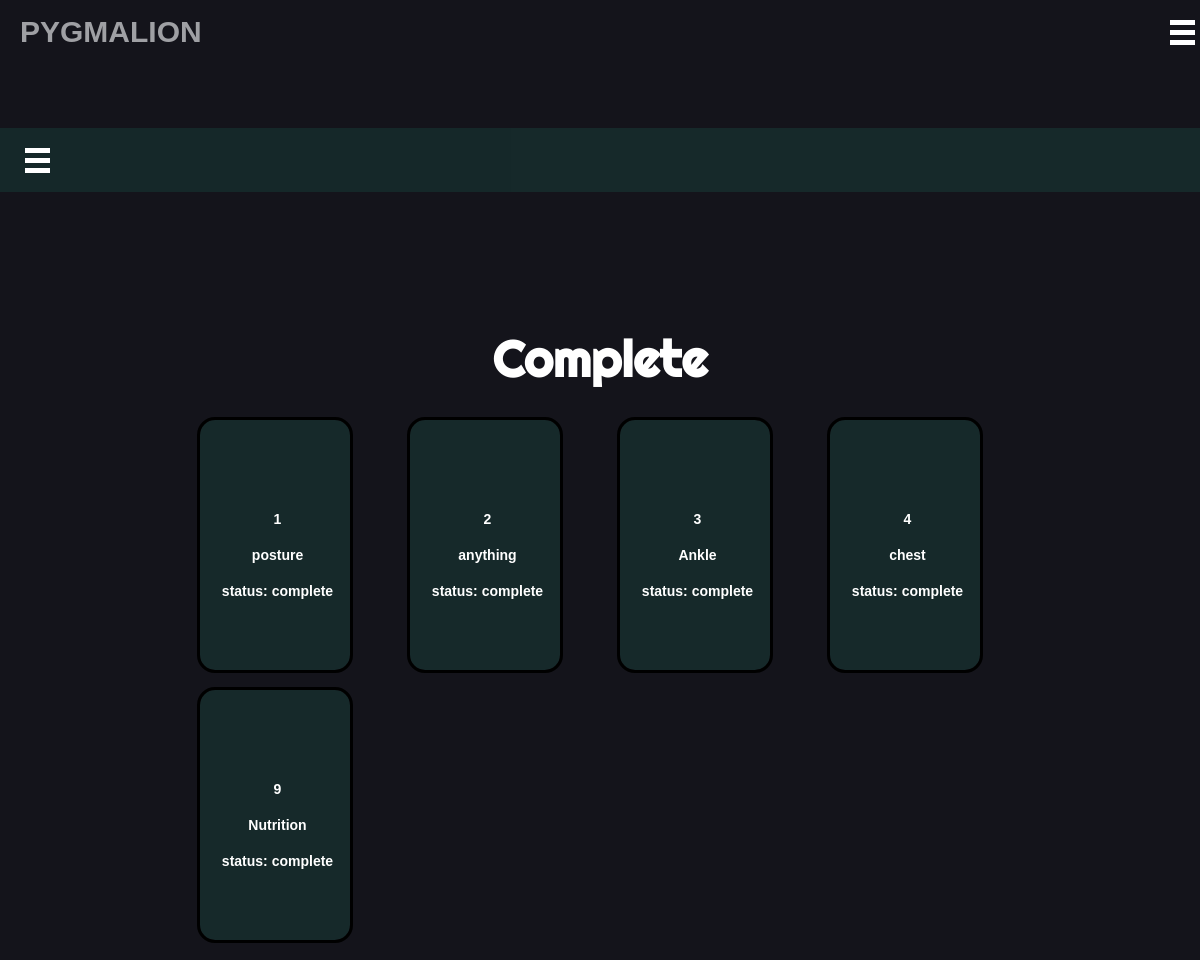
/Templates/quick_form_check_complete.php (signed in), run on the app's committed database.
### tables this page shows
CREATE TABLE `qfc` (
  `qfc_id` int(11) NOT NULL,
  `qfc_title` varchar(255) NOT NULL,
  `qfc_url` varchar(255) NOT NULL,
  `qfc_type` varchar(255) NOT NULL,
  `qfc_status` varchar(255) NOT NULL,
  `user_id` int(11) NOT NULL,
  `qfc_description` varchar(255) NOT NULL,
  `qfc_feedback` varchar(255) NOT NULL,
  `trainer_replied` int(11) DEFAULT NULL
);

### Templates/quick_form_check_complete.php (the view, shortened to what this page needs)
<!DOCTYPE html>
<html lang="en">
<head>
    <link rel="stylesheet" href="../Styles/layout.css">
    <link rel="stylesheet" href="../Styles/view_course.css">
    <link rel="stylesheet" href="../Styles/landing.css">
<link rel="stylesheet" href="https://unpkg.com/simplebar@5.3.0/dist/simplebar.min.css" />
</head>
<body>
    <?php
    include 'db_conn.php';
    ?>
    <nav class="first-nav">
    <a href="member_dashboard.php">
            <h2>Pygmalion</h2>
        </a>
    <div class="burger">
        <div class="l1"></div>
        <div class="l2"></div>
        <div class="l3"></div>
    </div>
</nav>
<nav class="second-nav">
    <div class="burger">
        <div class="l1"></div>
        <div class="l2"></div>
        <div class="l3"></div>
    </div>
</nav>
    <div class="all-content">
    <main>
        <h1>Complete</h1>
        <div id="courses-container">
        <?php
    $sql = "SELECT * FROM qfc WHERE user_id = '" . $_SESSION["id"] . "' AND qfc_status = 'complete'";
    $result = mysqli_query($conn, $sql);
    if ($result->num_rows > 0) {
      while ($row = $result->fetch_assoc()) {
        ?>
       <a href="qfc.php?id=<?php echo $row['qfc_id']; ?>">
          <div class="course">
            <h5 class="course-name"><?php echo $row["qfc_id"]?></h5>
            <h5 class="course-name"><?php echo $row["qfc_type"]?></h5>
            <h5 class="course-name">status: <?php echo $row["qfc_status"] ?></h5>
        </div>
    </a>
    <?php  }
  } else {
      echo "No qfc found.";
  }
    ?>
        </div>
        </div>
      </body>
</html>

### Styles/layout.css (style rules this page uses)
* { margin: 0; padding: 0; font-family: sans-serif; box-sizing: border-box; }
h2 { margin-left: 20px; font-size: 30px; text-transform: uppercase; }
a { color: #9fa0a4; }
main { width: 100%; height: auto; padding-top: 8vh; }
nav { position: fixed; top: 0; background-color: #14141b; width: 100%; min-height: 8vh; color: rgba(240, 240, 241, 255); display: flex; flex-direction: row; justify-content: space-between; align-items: center; z-index: 9999; }
ul li, a { text-decoration: none; list-style-type: none; font-size: 20px; }
body { background-color: #14141b; width: 100%; height: 100%; padding-top: 8vh; }
.burger div { width: 25px; height: 5px; background-color: white; margin: 5px; }
.burger { display: none; cursor: pointer; }
@media screen and (max-width: 1400px) { body { overflow-x: hidden; } }
@media screen and (max-width: 1400px) { .burger { display: block; } }
.first-nav { position: fixed; top: 0; background-color: #14141b; width: 100%; min-height: 8vh; color: rgba(240, 240, 241, 255); display: flex; flex-direction: row; justify-content: space-between; align-items: center; z-index: 9999; }
.second-nav { background-color: rgba(26, 97, 83, 0.267); color: #fff; padding: 10px 0; text-align: center; margin-top: 16vh; }
.second-nav .burger { position: absolute; left: 20px; }

### Styles/view_course.css (style rules this page uses)
#courses-container { display: flex; flex-wrap: wrap; }
.course { margin-bottom: 20px; text-align: center; display: flex; flex-direction: column; justify-content: center; }
.course-name { margin: 0; }

### Styles/landing.css (style rules this page uses)
h1 { color: #fff; font-size: 50px; font-family: 'Righteous', cursive; margin-bottom: 30px; }
.all-content { margin-top: 200px; }
.course { flex: 0 0 auto; width: 150px; height: 250px; margin-right: 40px; background-color: rgba(26, 97, 83, 0.267); outline: 3px solid black; border-radius: 15px; }
.course:first-child { margin-left: 20px; }
main { display: flex; flex-direction: column; align-items: center; justify-content: center; width: 70%; margin: 0 auto; }
.instructor-name , .course-name , .course-price { color: #fff; margin-top: 20px; font-size: 14px; margin-left: 5px; }
nav { margin-bottom: 100px; }

### data on the page
qfc: qfc_id "1", qfc_type "posture", qfc_status "complete"
qfc: qfc_id "2", qfc_type "anything", qfc_status "complete"
qfc: qfc_id "3", qfc_type "Ankle", qfc_status "complete"
qfc: qfc_id "4", qfc_type "chest", qfc_status "complete"
qfc: qfc_id "9", qfc_type "Nutrition", qfc_status "complete"
